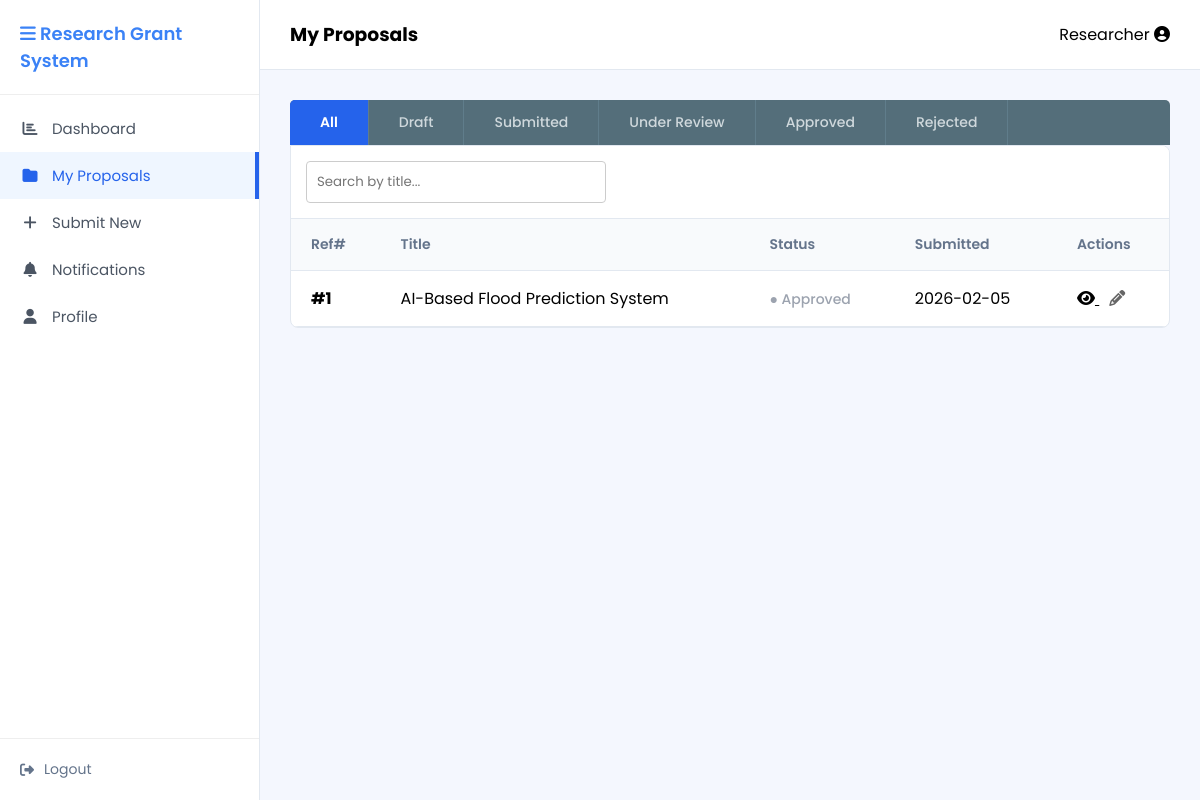
The page /frontend/my-proposals.php on the database its author committed.
### tables this page shows
CREATE TABLE `proposal` (
  `proposalId` int NOT NULL,
  `userId` int NOT NULL,
  `title` varchar(200) NOT NULL,
  `abstract` text NOT NULL,
  `submissionDate` date NOT NULL,
  `status` enum('Submitted','Pending','Reviewed','Approved','Rejected') NOT NULL,
  `reviewerId` int DEFAULT NULL
);

### frontend/my-proposals.php (the view, shortened to what this page needs)
<?php
include("../backend/db.php");
$userId = 1;
$sql = "SELECT * FROM proposal WHERE userId='$userId' ORDER BY proposalId DESC";
$result = mysqli_query($conn, $sql);
?>
<!DOCTYPE html>
<html lang="en">
<head>
    <link rel="stylesheet" href="style.css">
</head>
<body>
<div class="main-layout">
    <aside class="sidebar">
        <div class="sidebar-header"><i class="fas fa-bars"></i> Research Grant System</div>
        <ul class="sidebar-menu">
            <li><a href="dashboardresearcher.php"><i class="fas fa-chart-bar"></i> Dashboard</a></li>
            <li><a href="my-proposals.php" class="active"><i class="fas fa-folder"></i> My Proposals</a></li>
            <li><a href="submit-new.php"><i class="fas fa-plus"></i> Submit New</a></li>
            <li><a href="notifications.php"><i class="fas fa-bell"></i> Notifications</a></li>
            <li><a href="profile.php"><i class="fas fa-user"></i> Profile</a></li>
        </ul>
        <div class="sidebar-footer"><a href="index.html"><i class="fas fa-sign-out-alt"></i> Logout</a></div>
    </aside>
    <div class="content">
        <div class="top-bar">
            <h3>My Proposals</h3>
            <div class="user-info"><span><?php echo $_SESSION['userName'] ?? 'Researcher'; ?> <i class="fas fa-user-circle"></i></span></div>
        </div>
        <div class="scrollable-content">
            <div class="researcher-tabs">
                <a href="my-proposals.php" class="researcher-tab active">All</a>
                <a href="my-proposals-draft.php" class="researcher-tab">Draft</a>
                <a href="my-proposals-submitted.php" class="researcher-tab">Submitted</a>
                <a href="my-proposals-review.php" class="researcher-tab">Under Review</a>
                <a href="my-proposals-approved.php" class="researcher-tab">Approved</a>
                <a href="my-proposals-rejected.php" class="researcher-tab">Rejected</a>
            </div>
            <div class="table-container" style="border-top-left-radius: 0;">
                <div class="filter-bar">
                    <input type="text" placeholder="Search by title..." style="padding: 10px; width: 300px; border: 1px solid #ccc; border-radius: 4px;">
                </div>
                <table class="custom-table">
                    <thead>
                        <tr>
                            <th>Ref#</th>
                            <th>Title</th>
                            <th>Status</th>
                            <th>Submitted</th>
                            <th>Actions</th>
                        </tr>
                    </thead>
                    <tbody>
                        <?php while($row = mysqli_fetch_assoc($result)) { ?>
    <tr>
        <td style="font-weight: bold;">#<?php echo $row['proposalId']; ?></td>
        <td><?php echo $row['title']; ?></td>
        <td>
            <span class="status-badge text-gray">
                ● <?php echo $row['status']; ?>
            </span>
        </td>
        <td><?php echo $row['submissionDate']; ?></td>
        <td>
            <a href="#" style="color: black; margin-right: 10px;">
                <i class="fas fa-eye"></i>
            </a>
            <a href="#" style="color: #666;">
                <i class="fas fa-pencil-alt"></i>
            </a>
        </td>
    </tr>
<?php } ?>
                        </tbody>
                </table>
            </div>
        </div>
    </div>
</div>
</body>
</html>

### frontend/style.css (style rules this page uses)
* { margin: 0; padding: 0; box-sizing: border-box; font-family: 'Poppins', sans-serif; }
body { height: 100vh; background-color: #f4f7fe; overflow: hidden; }
.text-gray { color: #9ca3af; }
.main-layout { display: flex; height: 100vh; width: 100%; }
.sidebar { width: 260px; background: #ffffff; display: flex; flex-direction: column; border-right: 1px solid #e2e8f0; }
.sidebar-header { padding: 20px; font-weight: 600; color: #3b82f6; font-size: 18px; border-bottom: 1px solid #eee; }
.sidebar-menu { list-style: none; padding: 10px 0; flex: 1; }
.sidebar-menu li a { display: flex; align-items: center; padding: 12px 20px; text-decoration: none; color: #4b5563; font-size: 15px; transition: 0.2s; }
.sidebar-menu li a.active { background: #eff6ff; color: #2563eb; border-right: 4px solid #2563eb; }
.sidebar-menu li a i { margin-right: 12px; width: 20px; text-align: center; }
.sidebar-footer { padding: 20px; border-top: 1px solid #eee; }
.sidebar-footer a { text-decoration: none; color: #64748b; font-size: 14px; display: flex; align-items: center; gap: 10px; }
.content { flex: 1; display: flex; flex-direction: column; overflow: hidden; }
.top-bar { height: 70px; background: white; border-bottom: 1px solid #e2e8f0; display: flex; align-items: center; justify-content: space-between; padding: 0 30px; }
.user-info { display: flex; align-items: center; gap: 20px; }
.scrollable-content { padding: 30px; overflow-y: auto; height: calc(100vh - 70px); }
.table-container { background: white; border-radius: 8px; border: 1px solid #e2e8f0; overflow: hidden; }
.custom-table { width: 100%; border-collapse: collapse; }
.custom-table th, .custom-table td { padding: 15px 20px; text-align: left; border-bottom: 1px solid #e2e8f0; }
.custom-table th { background: #f8fafc; color: #64748b; font-weight: 600; font-size: 14px; }
.status-badge { display: inline-flex; align-items: center; gap: 5px; font-size: 14px; font-weight: 500; }
.filter-bar { background: white; padding: 15px; border-bottom: 1px solid #e2e8f0; display: flex; justify-content: space-between; }
.researcher-tabs { display: flex; background-color: #546e7a; border-radius: 5px 5px 0 0; overflow: hidden; margin-bottom: 0; }
.researcher-tab { padding: 12px 30px; color: #cfd8dc; text-decoration: none; font-size: 14px; font-weight: 500; border-right: 1px solid #607d8b; transition: background 0.2s; }
.researcher-tab.active { background-color: #2563eb; color: white; font-weight: 600; }

### rows shown on the page
proposal: proposalId "1", title "AI-Based Flood Prediction System", status "Approved", submissionDate "2026-02-05"

### other values the page prints
$_SESSION['userName'] "Researcher"
